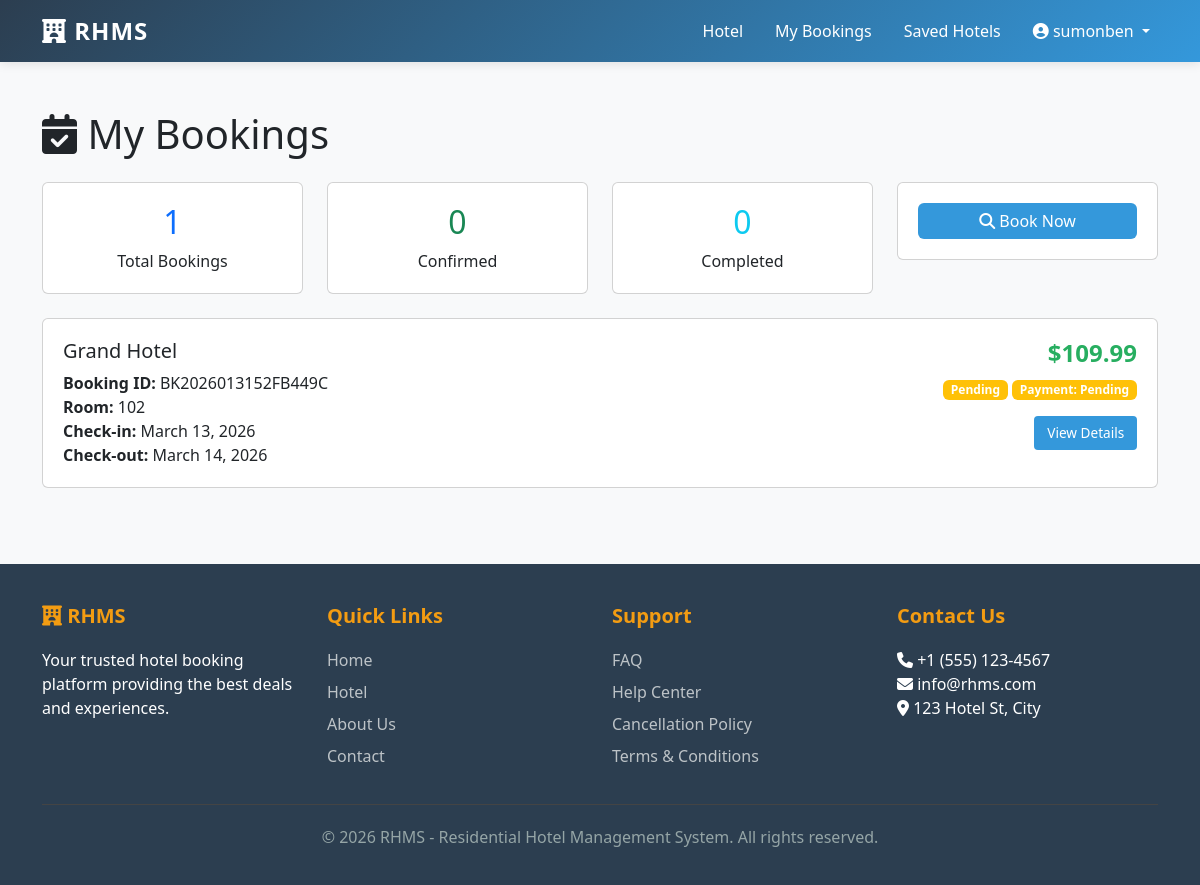
Page /booking/my-bookings/ (signed in) on the earlier database version.
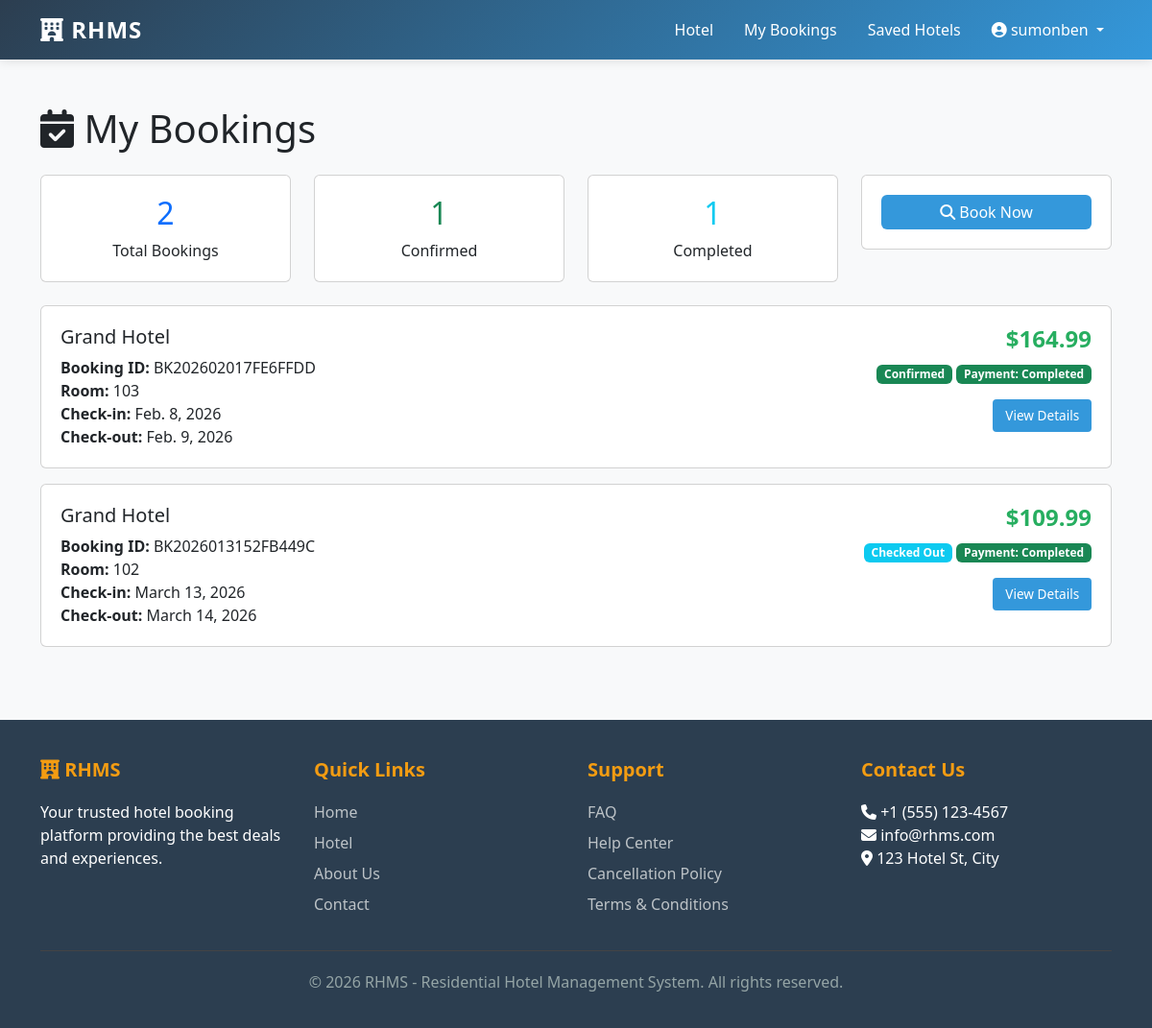
Same page on the later database version.
### booking/models.py (models this page shows, shortened)
class Booking(models.Model):
    STATUS_CHOICES = [
        ('pending', 'Pending'),
        ('confirmed', 'Confirmed'),
        ('checked_in', 'Checked In'),
        ('checked_out', 'Checked Out'),
        ('cancelled', 'Cancelled'),
    ]
    PAYMENT_STATUS_CHOICES = [
        ('pending', 'Pending'),
        ('completed', 'Completed'),
        ('failed', 'Failed'),
        ('refunded', 'Refunded'),
    ]
    booking_id = models.CharField(max_length=50, unique=True)
    user = models.ForeignKey(User, on_delete=models.CASCADE, related_name='bookings')
    room = models.ForeignKey(Room, on_delete=models.PROTECT, related_name='bookings')
    hotel = models.ForeignKey(Hotel, on_delete=models.PROTECT, related_name='bookings')
    check_in_date = models.DateField()
    check_out_date = models.DateField()
    number_of_guests = models.IntegerField(default=1)
    guest_name = models.CharField(max_length=100)
    guest_email = models.EmailField()
    guest_phone = models.CharField(max_length=20)
    room_price_per_night = models.DecimalField(max_digits=10, decimal_places=2)
    number_of_nights = models.IntegerField()
    subtotal = models.DecimalField(max_digits=10, decimal_places=2)
    tax_amount = models.DecimalField(max_digits=10, decimal_places=2, default=0)
    discount_amount = models.DecimalField(max_digits=10, decimal_places=2, default=0)
    total_price = models.DecimalField(max_digits=10, decimal_places=2)
    status = models.CharField(max_length=20, choices=STATUS_CHOICES, default='pending')
    payment_status = models.CharField(max_length=20, choices=PAYMENT_STATUS_CHOICES, default='pending')
    special_requests = models.TextField(blank=True)
    notes = models.TextField(blank=True)
    created_at = models.DateTimeField(auto_now_add=True)
    updated_at = models.DateTimeField(auto_now=True)
    confirmed_at = models.DateTimeField(null=True, blank=True)
    checked_in_at = models.DateTimeField(null=True, blank=True)
    checked_out_at = models.DateTimeField(null=True, blank=True)
    cancelled_at = models.DateTimeField(null=True, blank=True)
    class Meta:
        ordering = ['-created_at']
        indexes = [
            models.Index(fields=['user', 'status']),
            models.Index(fields=['booking_id']),
        ]

### hotel/models.py (models this page shows, shortened)
class Hotel(models.Model):
    STATUS_CHOICES = [
        ('active', 'Active'),
        ('inactive', 'Inactive'),
        ('maintenance', 'Under Maintenance'),
    ]
    name = models.CharField(max_length=200, unique=True)
    slug = models.SlugField(unique=True)
    description = models.TextField()
    email = models.EmailField()
    phone = models.CharField(max_length=20)
    address = models.CharField(max_length=255)
    city = models.CharField(max_length=100)
    state = models.CharField(max_length=100)
    country = models.CharField(max_length=100)
    postal_code = models.CharField(max_length=20)
    latitude = models.FloatField(null=True, blank=True)
    longitude = models.FloatField(null=True, blank=True)
    image = models.ImageField(upload_to='hotels/')
    banner = models.ImageField(upload_to='hotels/banners/')
    rating = models.FloatField(
        default=0,
        validators=[MinValueValidator(0), MaxValueValidator(5)]
    )
    total_reviews = models.IntegerField(default=0)
    check_in_time = models.TimeField(default='14:00')
    check_out_time = models.TimeField(default='11:00')
    status = models.CharField(max_length=20, choices=STATUS_CHOICES, default='active')
    is_featured = models.BooleanField(default=False)
    meta_description = models.CharField(max_length=160, blank=True, help_text="SEO meta description (max 160 chars)")
    meta_keywords = models.CharField(max_length=200, blank=True, help_text="Comma-separated keywords")
    created_at = models.DateTimeField(auto_now_add=True)
    updated_at = models.DateTimeField(auto_now=True)
    class Meta:
        ordering = ['-created_at']
        indexes = [
            models.Index(fields=['slug']),
            models.Index(fields=['status']),
        ]

class Room(models.Model):
    STATUS_CHOICES = [
        ('available', 'Available'),
        ('occupied', 'Occupied'),
        ('maintenance', 'Under Maintenance'),
        ('unavailable', 'Unavailable'),
    ]
    hotel = models.ForeignKey(Hotel, on_delete=models.CASCADE, related_name='rooms')
    room_type = models.ForeignKey(RoomType, on_delete=models.SET_NULL, null=True, related_name='rooms')
    room_number = models.CharField(max_length=20)
    floor = models.IntegerField()
    price_per_night = models.DecimalField(max_digits=10, decimal_places=2)
    discount_price = models.DecimalField(
        max_digits=10,
        decimal_places=2,
        null=True,
        blank=True,
        help_text="Price after discount"
    )
    status = models.CharField(max_length=20, choices=STATUS_CHOICES, default='available')
    is_active = models.BooleanField(default=True)
    created_at = models.DateTimeField(auto_now_add=True)
    updated_at = models.DateTimeField(auto_now=True)
    class Meta:
        unique_together = ['hotel', 'room_number']
        ordering = ['floor', 'room_number']
        indexes = [
            models.Index(fields=['status']),
            models.Index(fields=['hotel', 'status']),
        ]

### booking/views.py (the view)
# urls.py: path('my-bookings/', views.BookingListView.as_view(), name='booking_list'),
class BookingListView(LoginRequiredMixin, ListView):
    model = Booking
    template_name = 'booking/booking_list.html'
    context_object_name = 'bookings'
    paginate_by = 10
    def get_queryset(self):
        return Booking.objects.filter(user=self.request.user).select_related('hotel', 'room')
    def get_context_data(self, **kwargs):
        context = super().get_context_data(**kwargs)
        context['total_bookings'] = self.get_queryset().count()
        context['confirmed_bookings'] = self.get_queryset().filter(status='confirmed').count()
        context['completed_bookings'] = self.get_queryset().filter(status='checked_out').count()
        return context

### templates/booking/booking_list.html (shortened to what this page needs)
{% extends 'base.html' %}
{% load static crispy_forms_tags %}
{% block content %}
<div class="container my-5">
    <div class="row">
        <div class="col-md-12">
            <h1 class="mb-4"><i class="fas fa-calendar-check"></i> My Bookings</h1>
            <div class="row mb-4">
                <div class="col-md-3">
                    <div class="card text-center">
                        <div class="card-body">
                            <h2 class="text-primary">{{ total_bookings }}</h2>
                            <p class="card-text">Total Bookings</p>
                        </div>
                    </div>
                </div>
                <div class="col-md-3">
                    <div class="card text-center">
                        <div class="card-body">
                            <h2 class="text-success">{{ confirmed_bookings }}</h2>
                            <p class="card-text">Confirmed</p>
                        </div>
                    </div>
                </div>
                <div class="col-md-3">
                    <div class="card text-center">
                        <div class="card-body">
                            <h2 class="text-info">{{ completed_bookings }}</h2>
                            <p class="card-text">Completed</p>
                        </div>
                    </div>
                </div>
                <div class="col-md-3">
                    <div class="card text-center">
                        <div class="card-body">
                            <a href="{% url 'hotel:home' %}" class="btn btn-primary w-100">
                                <i class="fas fa-search"></i> Book Now
                            </a>
                        </div>
                    </div>
                </div>
            </div>
            {% if bookings %}
                {% for booking in bookings %}
                <div class="card mb-3">
                    <div class="card-body">
                        <div class="row">
                            <div class="col-md-7">
                                <h5 class="card-title">{{ booking.hotel.name }}</h5>
                                <p class="card-text">
                                    <strong>Booking ID:</strong> {{ booking.booking_id }}<br>
                                    <strong>Room:</strong> {{ booking.room.room_number }}<br>
                                    <strong>Check-in:</strong> {{ booking.check_in_date }}<br>
                                    <strong>Check-out:</strong> {{ booking.check_out_date }}
                                </p>
                            </div>
                            <div class="col-md-5">
                                <div class="text-end">
                                    <h5 class="hotel-price">${{ booking.total_price }}</h5>
                                    <p>
                                        <span class="badge {% if booking.status == 'confirmed' %}bg-success{% elif booking.status == 'pending' %}bg-warning{% elif booking.status == 'cancelled' %}bg-danger{% else %}bg-info{% endif %}">
                                            {{ booking.get_status_display }}
                                        </span>
                                        <span class="badge {% if booking.payment_status == 'completed' %}bg-success{% else %}bg-warning{% endif %}">
                                            Payment: {{ booking.get_payment_status_display }}
                                        </span>
                                    </p>
                                    <a href="{% url 'booking:booking_detail' booking.id %}" class="btn btn-sm btn-primary">
                                        View Details
                                    </a>
                                </div>
                            </div>
                        </div>
                    </div>
                </div>
                {% endfor %}
            {% else %}
                <div class="alert alert-info">
                    <i class="fas fa-info-circle"></i> You don't have any bookings yet.
                    <a href="{% url 'hotel:home' %}">Start exploring the hotel</a>
                </div>
            {% endif %}
        </div>
    </div>
</div>
{% endblock %}

### templates/base.html (shortened to what this page needs)
<!DOCTYPE html>
<html lang="en">
<head>
    <link href="https://cdn.jsdelivr.net/npm/bootstrap@5.3.0/dist/css/bootstrap.min.css" rel="stylesheet">
    <link rel="stylesheet" href="https://cdnjs.cloudflare.com/ajax/libs/font-awesome/6.4.0/css/all.min.css">
</head>
<body>
    <nav class="navbar navbar-expand-lg navbar-dark">
        <div class="container">
            <a class="navbar-brand" href="{% url 'hotel:home' %}">
                <i class="fas fa-hotel"></i> RHMS
            </a>
            <div class="collapse navbar-collapse" id="navbarNav">
                <ul class="navbar-nav ms-auto">
                    <li class="nav-item">
                        <a class="nav-link" href="{% url 'hotel:home' %}">Hotel</a>
                    </li>
                    {% if user.is_authenticated %}
                        <li class="nav-item">
                            <a class="nav-link" href="{% url 'booking:booking_list' %}">My Bookings</a>
                        </li>
                        <li class="nav-item">
                            <a class="nav-link" href="{% url 'hotel:saved_hotels' %}">Saved Hotels</a>
                        </li>
                        <li class="nav-item dropdown user-dropdown">
                            <a class="nav-link dropdown-toggle" href="#" id="userDropdown" role="button" data-bs-toggle="dropdown">
                                <i class="fas fa-user-circle"></i> {{ user.first_name|default:user.username }}
                            </a>
                        </li>
                    {% endif %}
                </ul>
            </div>
        </div>
    </nav>
    {% block content %}{% endblock %}
    <footer class="footer">
        <div class="container">
            <div class="row">
                <div class="col-md-3 footer-section">
                    <h5><i class="fas fa-hotel"></i> RHMS</h5>
                    <p>Your trusted hotel booking platform providing the best deals and experiences.</p>
                </div>
                <div class="col-md-3 footer-section">
                    <h5>Quick Links</h5>
                    <ul>
                        <li><a href="{% url 'hotel:home' %}">Home</a></li>
                        <li><a href="{% url 'hotel:home' %}">Hotel</a></li>
                        <li><a href="#">About Us</a></li>
                        <li><a href="#">Contact</a></li>
                    </ul>
                </div>
                <div class="col-md-3 footer-section">
                    <h5>Support</h5>
                    <ul>
                        <li><a href="#">FAQ</a></li>
                        <li><a href="#">Help Center</a></li>
                        <li><a href="#">Cancellation Policy</a></li>
                        <li><a href="#">Terms & Conditions</a></li>
                    </ul>
                </div>
                <div class="col-md-3 footer-section">
                    <h5>Contact Us</h5>
                    <ul>
                        <li><i class="fas fa-phone"></i> +1 (555) 123-4567</li>
                        <li><i class="fas fa-envelope"></i> info@rhms.com</li>
                        <li><i class="fas fa-map-marker-alt"></i> 123 Hotel St, City</li>
                    </ul>
                </div>
            </div>
            <div class="footer-bottom">
                <p>&copy; 2026 RHMS - Residential Hotel Management System. All rights reserved.</p>
            </div>
        </div>
    </footer>
</body>
</html>

### templates/base.html (style rules this page uses)
:root { --primary-color: #2c3e50; --secondary-color: #3498db; --success-color: #27ae60; --danger-color: #e74c3c; --warning-color: #f39c12; --light-bg: #ecf0f1; }
body { font-family: 'Segoe UI', Tahoma, Geneva, Verdana, sans-serif; background-color: #f8f9fa; }
.navbar { background: linear-gradient(135deg, var(--primary-color) 0%, var(--secondary-color) 100%); box-shadow: 0 2px 10px rgba(0,0,0,0.1); position: relative; z-index: 1000; }
.navbar-brand { font-weight: bold; font-size: 1.5rem; letter-spacing: 1px; }
.nav-link { margin-left: 1rem; transition: all 0.3s ease; color: white !important; }
.card-body { padding: 20px; }
.hotel-price { font-size: 1.5rem; color: var(--success-color); font-weight: bold; }
.btn-primary { background-color: var(--secondary-color); border: none; transition: all 0.3s ease; }
.btn-sm { font-size: 0.85rem; padding: 0.4rem 0.8rem; }
.footer { background-color: var(--primary-color); color: white; padding: 40px 0 20px; margin-top: 60px; }
.footer-section h5 { font-weight: bold; margin-bottom: 20px; color: var(--warning-color); }
.footer-section ul { list-style: none; padding: 0; }
.footer-section a { color: #bdc3c7; text-decoration: none; transition: all 0.3s ease; display: block; margin-bottom: 8px; }
.footer-bottom { border-top: 1px solid #444; margin-top: 20px; padding-top: 20px; text-align: center; color: #95a5a6; }
.user-dropdown { margin-left: auto; }

Differences in the rows shown:
added Booking: hotel.name "Grand Hotel", booking_id "BK202602017FE6FFDD", room.room_number "103", check_in_date "Feb. 8, 2026", check_out_date "Feb. 9, 2026", total_price "164.99", status "Confirmed", payment_status "Completed"
changed Booking "BK2026013152FB449C": status "Pending" → "Checked Out"; payment_status "Pending" → "Completed"
Other differences:
{{ total_bookings }}: "1" → "2"
{{ confirmed_bookings }}: "0" → "1"
{{ completed_bookings }}: "0" → "1"
